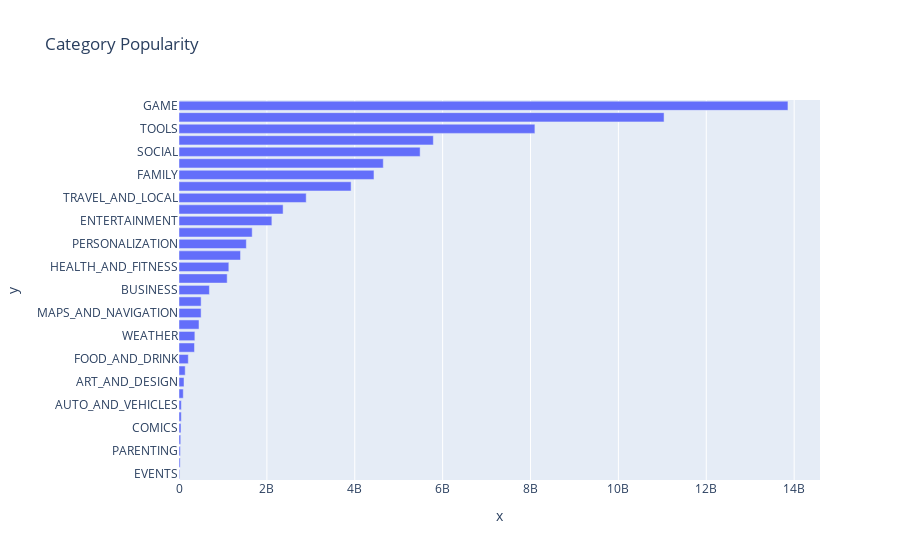

This figure's notebook cell:
### Markdown cell above
### Horizontal Bar Chart - Most Popular Categories (Highest Downloads)

### Code cell
category_installs = df_apps_clean.groupby('Category').agg({'Installs': pd.Series.sum})
category_installs.sort_values('Installs', ascending=True, inplace = True)
h_bar = px.bar(x = category_installs.Installs,
               y = category_installs.index, title = "Category Popularity",
               orientation='h')
h_bar.show()

### Figure 1 — Plotly figure (JSON) as saved in the notebook; plotly's stock layout.template omitted (floating-point values rounded to 4 significant figures)
{"data": [{"hovertemplate": "x=%{x}<br>y=%{y}<extra></extra>", "legendgroup": "", "marker": {"color": "#636efa", "pattern": {"shape": ""}}, "name": "", "orientation": "h", "showlegend": false, "textposition": "auto", "x": [15949410, 26916200, 31116110, 39162676, 44931100, 52083000, 53129800, 97082000, 114233100, 140912410, 211677750, 352852000, 361096500, 455249400, 503267560, 503611120, 692018120, 1096431465, 1134006220, 1400331540, 1532352930, 1665791655, 2113660000, 2369110650, 2894859300, 3916897200, 4437554490, 4649143130, 5487841475, 5788070180, 8099724500, 11039241530, 13858762717], "xaxis": "x", "y": ["EVENTS", "BEAUTY", "PARENTING", "MEDICAL", "COMICS", "LIBRARIES_AND_DEMO", "AUTO_AND_VEHICLES", "HOUSE_AND_HOME", "ART_AND_DESIGN", "DATING", "FOOD_AND_DRINK", "EDUCATION", "WEATHER", "FINANCE", "MAPS_AND_NAVIGATION", "LIFESTYLE", "BUSINESS", "SPORTS", "HEALTH_AND_FITNESS", "SHOPPING", "PERSONALIZATION", "BOOKS_AND_REFERENCE", "ENTERTAINMENT", "NEWS_AND_MAGAZINES", "TRAVEL_AND_LOCAL", "VIDEO_PLAYERS", "FAMILY", "PHOTOGRAPHY", "SOCIAL", "PRODUCTIVITY", "TOOLS", "COMMUNICATION", "GAME"], "yaxis": "y", "type": "bar"}], "layout": {"xaxis": {"anchor": "y", "domain": [0.0, 1.0], "title": {"text": "x"}}, "yaxis": {"anchor": "x", "domain": [0.0, 1.0], "title": {"text": "y"}}, "legend": {"tracegroupgap": 0}, "title": {"text": "Category Popularity"}, "barmode": "relative"}}
